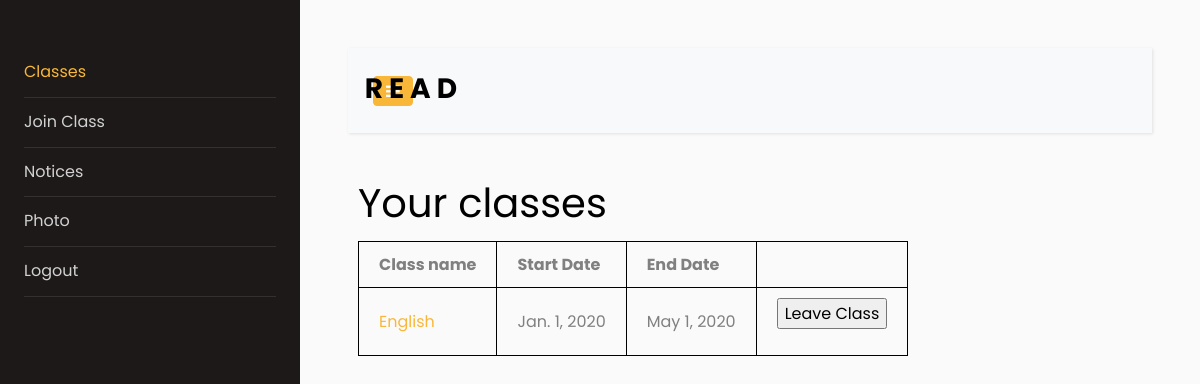
/read/student/classes/ (signed in), run on the app's committed database.
### read/models.py (models this page shows, shortened)
class Classroom(models.Model):
    name = models.SlugField(max_length = 100, blank=False)
    start_date = models.DateField(blank=False)
    end_date = models.DateField(blank=False)
    teacher = models.ForeignKey(Teacher, on_delete=models.CASCADE, blank=False)

### read/views.py (the view, shortened to what this page needs)
# urls.py: path('student/classes/', views.student_classes_view, name='student_classes_view'),
@login_required
@user_passes_test(user_is_student)
@user_passes_test(user_not_admin, login_url='/read/admin_redirected')
def student_classes_view(request):
    student = Student(user=request.user)
    try:
        enrolled_classes_pks = Enrolled_in.objects.filter(student=student, status=True).values_list('classroom', flat=True)
        enrolled_classes = Classroom.objects.filter(pk__in=enrolled_classes_pks)
    except:
        enrolled_classes = None
    return render(request, 'read/student/student_classes.html', {'enrolled_classes' : enrolled_classes})

### read/views.py (called while the page is built)
def user_is_student(user):
    return user.is_student

def user_not_admin(user):
    return not user.is_superuser

### read/templates/read/student/student_classes.html (shortened to what this page needs)
{% extends "./student_base.html" %}
{% block content %}
    <h1>Your classes</h1>
    <table>
        <th>Class name</th>
        {% if enrolled_classes %}
        <th>Start Date</th>
        <th>End Date</th>
        {% endif %}
        {% for class in enrolled_classes %}
        <tr>
            <td><a href="{% url 'student_specific_class_view' class.name %}">{{ class.name }}</a></td>
            <td>{{ class.start_date }}</td>
            <td>{{ class.end_date }}</td>
            <td>
                <form action="{% url 'student_classes_view' %}" method="post">
                    <input type="submit" name="action" value="Leave Class">
                </form>
            </td>
        </tr>
        {% empty %}
        <tr>
            <td>You are not enrolled in any class</td>
        </tr>
        {% endfor %}
    </table>
{% endblock %}

### read/static/read/student_base.css (style rules this page uses)
body { font-family: "Lato", sans-serif; }
table { border-collapse: collapse; border: 1px solid black; }
td, th { border: 1px solid black; padding: 10px 20px; }

### data on the page
Classroom: name "English", start_date "Jan. 1, 2020", end_date "May 1, 2020"
